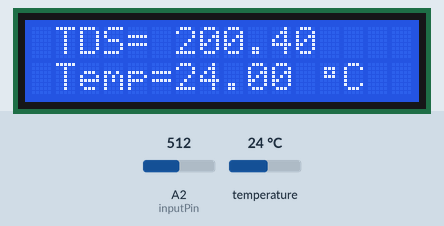
The sketch below on a simulated Arduino Uno, built with avr-gcc and run on an emulated ATmega328P. Shown: 16×2 character LCD. The inputs (shaded band) are chosen by the test bench; at power-on: A2 (inputPin) = 512, temperature 24 °C. What the sketch prints to the serial monitor is not drawn.

Above: at 1.2 s.
1.3 s: A2 (inputPin) set to 212
At 12.5 s:
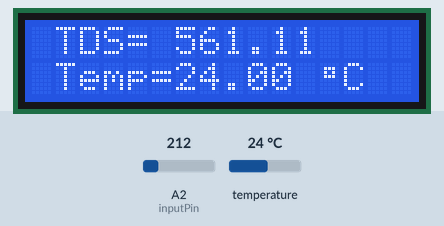
13.1 s: A2 (inputPin) set to 192
At 22.8 s:
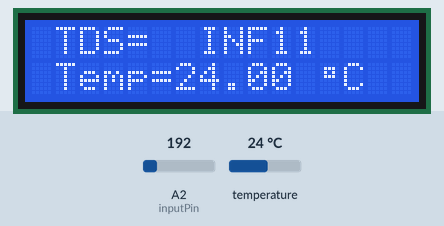
23.9 s: temperature set to 12 °C
At 34.2 s:
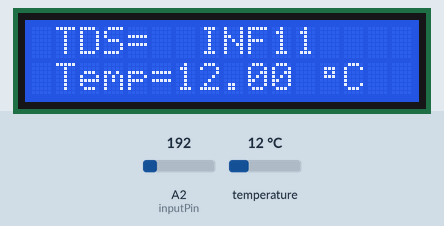
34.7 s: temperature set to 19 °C
At 44.4 s:
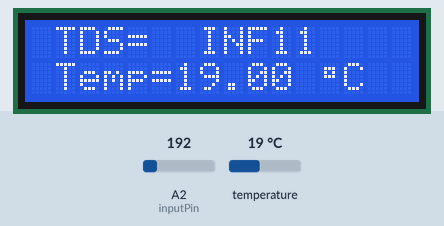
45.5 s: temperature set to 28 °C
At 55.8 s:
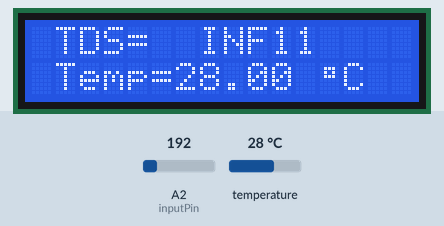
56.3 s: A2 (inputPin) set to 210
At 66.2 s:
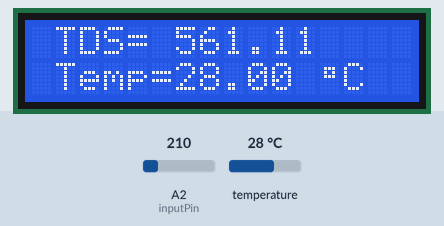
Timing chart, 0 to 67.7 s (numbered marks = the images above; inputs shaded):
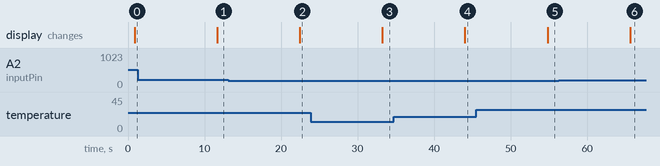

The sketch:

water_quality_test.ino
```cpp
#include <LiquidCrystal_I2C.h>
#include <Wire.h>
#include <OneWire.h>
#include <DallasTemperature.h>
#include <ArduinoJson.h>

LiquidCrystal_I2C lcd(0x27, 16, 2); // set the LCD address to I2C address for a 16 x 2 display

#define inputPin A2             // input (voltage) pin as A1
#define L 0.11                 // length of the beaker (in m)
#define r 0.042                 // radius of the beaker (in m) --> to calculate area of cross-section
#define R1 991                  // known resistance of the voltage divider circuit (1K used)
#define Vin 4.5                // supply voltage from Arduino in V (ideally 5V)
#define ONE_WIRE_BUS 8          // temperature value reading digital pin

/* declare variables */
/* readVol holds the voltage read from the analog input pin*/
int readVol;
/* actualVol <--- read voltage mapped to 0-5V level
    A <--- area of cross-section
    R2 <--- resistance within the solution considered after ionic dissociation
    EC <--- calculated Electrical Conductivity of the solution
    TDS <-- calculated Total Dissolved Solids from EC
    tempC <--- temperature of the solution in ºC
    tempF <--- temperature of the solution in ºF
*/
float actualVol, A, R2, EC, TDS, tempC, tempF;

OneWire oneWire(ONE_WIRE_BUS);
DallasTemperature sensors(&oneWire);

byte Degree[] = {
  B00000,
  B01110,
  B01010,
  B01110,
  B00000,
  B00000,
  B00000,
  B00000
};

void setup() {
  // put your setup code here, to run once:
  pinMode(inputPin, INPUT);
  sensors.begin();
  Serial.begin(9600);
  //  Serial.println("V2(V)\tEC(dS/m)\tTDS(g/L)\tTempC\tTempF");
  //  Serial.println("=====\t========\t========\t=====\t=====");

  startLCD();
}

void loop() {
  // put your main code here, to run repeatedly:

  // measure voltage and calculate TDS value of water
  calculateTDS();
  getTemperature();

  //  printValues();
  printValuesLCD();

  sendJsonData();

  delay(10000);
}

void sendJsonData() {

  StaticJsonDocument<200> doc;
  doc["temp"] = tempC;
  doc["tds"] = TDS;

  // Serialize JSON data to a string
  String jsonString;
  serializeJson(doc, jsonString);

  Serial.println(jsonString);
}


void calculateTDS() {
  readVol = analogRead(inputPin);
  //  actualVol = (5.0 / 1023) * readVol;
  actualVol = map(readVol, 0, 1023, 0, 5.0);
  R2 = (R1 * actualVol) / (Vin - actualVol);  // ohm
  A = (3.14 * (r * r));                       // m^2
  EC = (1.0 / ((R2 * A) / L));                // ohm/m = mho/m = S/m

  if (EC >= 0.5 && EC <= 5)
    TDS = 640 * EC * 10.0;                    // mg/L = 640 * dS/m
  else
    TDS = 800 * EC * 10.0;
}

void getTemperature() {
  // issue a global temperature request to all devices on the bus
  sensors.requestTemperatures();

  tempC = sensors.getTempCByIndex(0);
  tempF = ((tempC * 9.0) / 5.0) + 32.0;
}

//void printValues() {
//  //  Serial.print(R2); Serial.print("\t");
//  Serial.print(actualVol); Serial.print(" V"); Serial.print("\t");
//  Serial.print(EC); Serial.print(" dS/m"); Serial.print("\t");
//  Serial.print(TDS); Serial.print(" g/L"); Serial.print("\t");
//  Serial.print(tempC); Serial.write(0xC2); Serial.write(0xB0); Serial.print("\t");
//  Serial.print(tempF); Serial.write(0xC2); Serial.write(0xB0); Serial.println("\t");
//}

void startLCD() {
  lcd.init();
  lcd.clear();
  lcd.backlight();

  // custom character creation
  lcd.createChar(0, Degree);
}

void printValuesLCD() {
  lcd.setCursor(1, 0);
  lcd.print("TDS= " + String(TDS));
  lcd.setCursor(1, 1);
  lcd.print("Temp=" + String(tempC));
  lcd.setCursor(12, 1);
  lcd.write(byte(0));
  lcd.setCursor(13, 1);
  lcd.print(char(67));
}
```

Measured:
- the behaviour switches between 205 and 204 on A2 (inputPin) (found by bisection; images 1 and 2)
- after the input at 1.3 s, the display: changes after 10.4 s (image 1)
- after the input at 13.1 s, the display: changes after 9.4 s (image 2)
- after the input at 23.9 s, the display: changes after 9.4 s (image 3)
- after the input at 34.7 s, the display: changes after 9.3 s (image 4)
- after the input at 45.5 s, the display: changes after 9.3 s (image 5)
- after the input at 56.3 s, the display: changes after 9.3 s (image 6)
